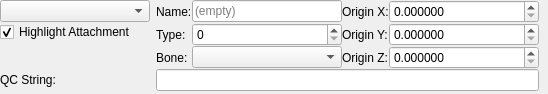
<?xml version="1.0" encoding="UTF-8"?>
<ui version="4.0">
 <class>ui::assets::studiomodel::StudioModelAttachmentsPanel</class>
 <widget class="QWidget" name="ui::assets::studiomodel::StudioModelAttachmentsPanel">
  <property name="geometry">
   <rect>
    <x>0</x>
    <y>0</y>
    <width>548</width>
    <height>94</height>
   </rect>
  </property>
  <property name="windowTitle">
   <string>Form</string>
  </property>
  <layout class="QGridLayout" name="gridLayout">
   <property name="leftMargin">
    <number>0</number>
   </property>
   <property name="topMargin">
    <number>0</number>
   </property>
   <property name="rightMargin">
    <number>0</number>
   </property>
   <property name="bottomMargin">
    <number>0</number>
   </property>
   <property name="spacing">
    <number>0</number>
   </property>
   <item row="0" column="0">
    <widget class="QComboBox" name="Attachments">
     <property name="sizePolicy">
      <sizepolicy hsizetype="Fixed" vsizetype="Fixed">
       <horstretch>0</horstretch>
       <verstretch>0</verstretch>
      </sizepolicy>
     </property>
     <property name="minimumSize">
      <size>
       <width>150</width>
       <height>0</height>
      </size>
     </property>
     <property name="maximumSize">
      <size>
       <width>150</width>
       <height>16777215</height>
      </size>
     </property>
    </widget>
   </item>
   <item row="0" column="2" rowspan="3">
    <layout class="QGridLayout" name="gridLayout_2">
     <item row="2" column="1">
      <widget class="QComboBox" name="Bone">
       <property name="sizePolicy">
        <sizepolicy hsizetype="Fixed" vsizetype="Fixed">
         <horstretch>0</horstretch>
         <verstretch>0</verstretch>
        </sizepolicy>
       </property>
       <property name="minimumSize">
        <size>
         <width>150</width>
         <height>0</height>
        </size>
       </property>
       <property name="maximumSize">
        <size>
         <width>150</width>
         <height>16777215</height>
        </size>
       </property>
      </widget>
     </item>
     <item row="1" column="2">
      <widget class="QLabel" name="label_5">
       <property name="sizePolicy">
        <sizepolicy hsizetype="Fixed" vsizetype="Preferred">
         <horstretch>0</horstretch>
         <verstretch>0</verstretch>
        </sizepolicy>
       </property>
       <property name="text">
        <string>Origin Y:</string>
       </property>
      </widget>
     </item>
     <item row="0" column="2">
      <widget class="QLabel" name="label_4">
       <property name="sizePolicy">
        <sizepolicy hsizetype="Fixed" vsizetype="Preferred">
         <horstretch>0</horstretch>
         <verstretch>0</verstretch>
        </sizepolicy>
       </property>
       <property name="text">
        <string>Origin X:</string>
       </property>
      </widget>
     </item>
     <item row="0" column="0">
      <widget class="QLabel" name="label">
       <property name="sizePolicy">
        <sizepolicy hsizetype="Fixed" vsizetype="Preferred">
         <horstretch>0</horstretch>
         <verstretch>0</verstretch>
        </sizepolicy>
       </property>
       <property name="text">
        <string>Name:</string>
       </property>
      </widget>
     </item>
     <item row="2" column="0">
      <widget class="QLabel" name="label_3">
       <property name="sizePolicy">
        <sizepolicy hsizetype="Fixed" vsizetype="Preferred">
         <horstretch>0</horstretch>
         <verstretch>0</verstretch>
        </sizepolicy>
       </property>
       <property name="text">
        <string>Bone:</string>
       </property>
      </widget>
     </item>
     <item row="1" column="1">
      <widget class="QSpinBox" name="Type">
       <property name="sizePolicy">
        <sizepolicy hsizetype="Fixed" vsizetype="Fixed">
         <horstretch>0</horstretch>
         <verstretch>0</verstretch>
        </sizepolicy>
       </property>
       <property name="minimumSize">
        <size>
         <width>150</width>
         <height>0</height>
        </size>
       </property>
       <property name="maximumSize">
        <size>
         <width>150</width>
         <height>16777215</height>
        </size>
       </property>
      </widget>
     </item>
     <item row="0" column="1">
      <widget class="QLineEdit" name="Name">
       <property name="sizePolicy">
        <sizepolicy hsizetype="Fixed" vsizetype="Fixed">
         <horstretch>0</horstretch>
         <verstretch>0</verstretch>
        </sizepolicy>
       </property>
       <property name="minimumSize">
        <size>
         <width>150</width>
         <height>0</height>
        </size>
       </property>
       <property name="maximumSize">
        <size>
         <width>150</width>
         <height>16777215</height>
        </size>
       </property>
       <property name="placeholderText">
        <string>(empty)</string>
       </property>
      </widget>
     </item>
     <item row="1" column="0">
      <widget class="QLabel" name="label_2">
       <property name="sizePolicy">
        <sizepolicy hsizetype="Fixed" vsizetype="Preferred">
         <horstretch>0</horstretch>
         <verstretch>0</verstretch>
        </sizepolicy>
       </property>
       <property name="text">
        <string>Type:</string>
       </property>
      </widget>
     </item>
     <item row="2" column="2">
      <widget class="QLabel" name="label_6">
       <property name="sizePolicy">
        <sizepolicy hsizetype="Fixed" vsizetype="Preferred">
         <horstretch>0</horstretch>
         <verstretch>0</verstretch>
        </sizepolicy>
       </property>
       <property name="text">
        <string>Origin Z:</string>
       </property>
      </widget>
     </item>
     <item row="0" column="3">
      <widget class="QDoubleSpinBox" name="OriginX">
       <property name="sizePolicy">
        <sizepolicy hsizetype="Fixed" vsizetype="Fixed">
         <horstretch>0</horstretch>
         <verstretch>0</verstretch>
        </sizepolicy>
       </property>
       <property name="minimumSize">
        <size>
         <width>150</width>
         <height>0</height>
        </size>
       </property>
       <property name="maximumSize">
        <size>
         <width>150</width>
         <height>16777215</height>
        </size>
       </property>
       <property name="decimals">
        <number>6</number>
       </property>
      </widget>
     </item>
     <item row="1" column="3">
      <widget class="QDoubleSpinBox" name="OriginY">
       <property name="sizePolicy">
        <sizepolicy hsizetype="Fixed" vsizetype="Fixed">
         <horstretch>0</horstretch>
         <verstretch>0</verstretch>
        </sizepolicy>
       </property>
       <property name="minimumSize">
        <size>
         <width>150</width>
         <height>0</height>
        </size>
       </property>
       <property name="maximumSize">
        <size>
         <width>150</width>
         <height>16777215</height>
        </size>
       </property>
       <property name="decimals">
        <number>6</number>
       </property>
      </widget>
     </item>
     <item row="2" column="3">
      <widget class="QDoubleSpinBox" name="OriginZ">
       <property name="sizePolicy">
        <sizepolicy hsizetype="Fixed" vsizetype="Fixed">
         <horstretch>0</horstretch>
         <verstretch>0</verstretch>
        </sizepolicy>
       </property>
       <property name="minimumSize">
        <size>
         <width>150</width>
         <height>0</height>
        </size>
       </property>
       <property name="maximumSize">
        <size>
         <width>150</width>
         <height>16777215</height>
        </size>
       </property>
       <property name="decimals">
        <number>6</number>
       </property>
      </widget>
     </item>
    </layout>
   </item>
   <item row="4" column="0">
    <spacer name="verticalSpacer_2">
     <property name="orientation">
      <enum>Qt::Vertical</enum>
     </property>
     <property name="sizeHint" stdset="0">
      <size>
       <width>20</width>
       <height>0</height>
      </size>
     </property>
    </spacer>
   </item>
   <item row="2" column="0">
    <spacer name="verticalSpacer">
     <property name="orientation">
      <enum>Qt::Vertical</enum>
     </property>
     <property name="sizeHint" stdset="0">
      <size>
       <width>20</width>
       <height>0</height>
      </size>
     </property>
    </spacer>
   </item>
   <item row="1" column="0">
    <widget class="QCheckBox" name="HighlightAttachment">
     <property name="text">
      <string>Highlight Attachment</string>
     </property>
     <property name="checked">
      <bool>true</bool>
     </property>
    </widget>
   </item>
   <item row="3" column="2">
    <widget class="QLineEdit" name="QCString">
     <property name="sizePolicy">
      <sizepolicy hsizetype="Minimum" vsizetype="Fixed">
       <horstretch>0</horstretch>
       <verstretch>0</verstretch>
      </sizepolicy>
     </property>
     <property name="readOnly">
      <bool>true</bool>
     </property>
    </widget>
   </item>
   <item row="3" column="0">
    <widget class="QLabel" name="label_7">
     <property name="text">
      <string>QC String:</string>
     </property>
    </widget>
   </item>
   <item row="0" column="3">
    <spacer name="horizontalSpacer">
     <property name="orientation">
      <enum>Qt::Horizontal</enum>
     </property>
     <property name="sizeHint" stdset="0">
      <size>
       <width>0</width>
       <height>20</height>
      </size>
     </property>
    </spacer>
   </item>
   <item row="0" column="1">
    <spacer name="horizontalSpacer_2">
     <property name="orientation">
      <enum>Qt::Horizontal</enum>
     </property>
     <property name="sizeType">
      <enum>QSizePolicy::Fixed</enum>
     </property>
     <property name="sizeHint" stdset="0">
      <size>
       <width>6</width>
       <height>20</height>
      </size>
     </property>
    </spacer>
   </item>
  </layout>
 </widget>
 <resources/>
 <connections/>
</ui>
